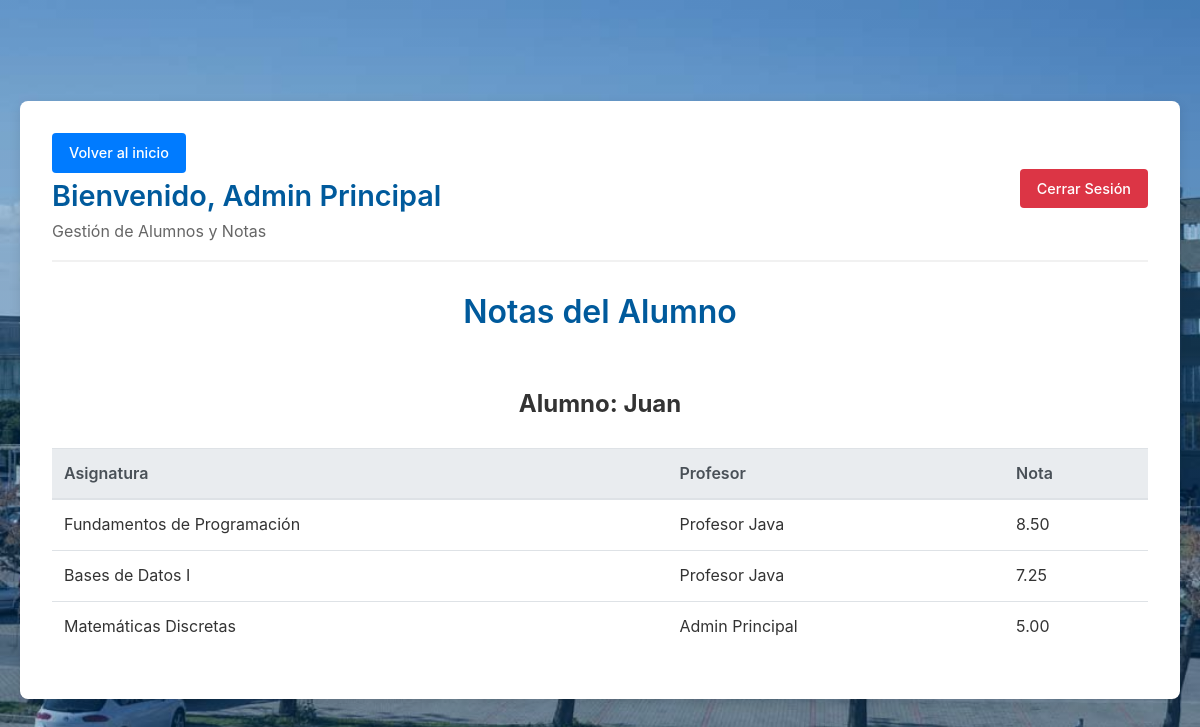
/view/ver_alumno.php?id=1 (signed in), run on the app's committed database.
### tables this page shows
CREATE TABLE IF NOT EXISTS tbl_alumnos (
    id INT AUTO_INCREMENT PRIMARY KEY,
    dni VARCHAR(15) NOT NULL UNIQUE,
    nombre VARCHAR(50) NOT NULL,
    apellido1 VARCHAR(50) NOT NULL,
    apellido2 VARCHAR(50),
    email VARCHAR(100) UNIQUE,
    fecha_nacimiento DATE NOT NULL
);

CREATE TABLE IF NOT EXISTS tbl_asignaturas (
    id INT AUTO_INCREMENT PRIMARY KEY,
    nombre VARCHAR(150) NOT NULL,
    id_grado INT NOT NULL,
    curso ENUM('1','2','3','4') NOT NULL,
    creditos INT DEFAULT 6
);

CREATE TABLE IF NOT EXISTS tbl_gestores (
    id INT AUTO_INCREMENT PRIMARY KEY,
    nombre VARCHAR(100) NOT NULL,
    email VARCHAR(100) NOT NULL UNIQUE,
    password VARCHAR(255) NOT NULL,
    rol ENUM('profesor','secretaria','direccion','administrador') DEFAULT 'profesor'
);

CREATE TABLE IF NOT EXISTS tbl_notas (
    id INT AUTO_INCREMENT PRIMARY KEY,
    id_alumno INT NOT NULL,
    id_asignatura INT NOT NULL,
    convocatoria ENUM('ordinaria','extraordinaria') NOT NULL,
    nota DECIMAL(4,2) NOT NULL
);

### view/ver_alumno.php (the view, shortened to what this page needs)
<?php
if (!isset($_SESSION['logeado']) || $_SESSION['logeado'] !== true) {
    header('Location: ./login.php');
    exit();
} else {
    if (!isset($_GET['id'])) {
        header('Location: ./index.php?error=Necesitas el id del alumno para ver sus notas');
        exit();
    } else {
        require_once '../conexion/connection.php';
        $id_alumno = $_GET['id'];
        $sql = "SELECT ta.nombre AS nombre, tas.nombre AS asignatura, tn.nota as nota, tg.nombre AS profesor FROM tbl_alumnos ta INNER JOIN tbl_notas tn ON ta.id = tn.id_alumno Inner Join tbl_asignaturas tas ON tn.id_asignatura = tas.id INNER JOIN tbl_profesor_asignatura tpa on tas.id = tpa.id_asignatura INNER JOIN tbl_gestores tg ON tpa.id_profesor = tg.id WHERE ta.id = ?";
        $stmt = $conn->prepare($sql);
        $stmt->execute([$id_alumno]);
        $alumno = $stmt->fetchAll(PDO::FETCH_ASSOC);
?>
        <!DOCTYPE html>
        <html lang="es">
        <head>
            <link rel="stylesheet" href="../css/style.css">
        </head>
        <body>
            <div class="dashboard-container">
                <div class="dashboard-header">
                    <div>
                        <a class="btn btn-primary" href="../index.php">Volver al inicio</a>
                        <h1>Bienvenido, <?php echo $_SESSION['user_nombre']; ?></h1>
                        <p>Gestión de Alumnos y Notas</p>
                    </div>
                    <div>
                        <a href="./proc/logout.php" class="btn btn-danger">Cerrar Sesión</a>
                    </div>
                </div>
                <h1>Notas del Alumno</h1>
                <?php if (count($alumno) > 0): ?>
                    <h2 class="centrar">Alumno: <?php echo htmlspecialchars($alumno[0]['nombre']); ?></h2>
                    <div class="table-responsive">
                        <table class="table">
                            <thead>
                                <tr>
                                    <th>Asignatura</th>
                                    <th>Profesor</th>
                                    <th>Nota</th>
                                </tr>
                            </thead>
                            <tbody>
                                <?php foreach ($alumno as $nota): ?>
                                    <tr>
                                        <td><?php echo htmlspecialchars($nota['asignatura']); ?></td>
                                        <td><?php echo htmlspecialchars($nota['profesor']); ?></td>
                                        <td><?php echo htmlspecialchars($nota['nota']); ?></td>
                                    </tr>
                                <?php endforeach; ?>
                            </tbody>
                        </table>
                    </div>
                <?php else: ?>
                    <p>No tiene notas registradas.</p>
                <?php endif; ?>
        </body>
        </html>
<?php
    }
}
?>

### css/style.css (style rules this page uses)
* { margin: 0; padding: 0; box-sizing: border-box; }
body { font-family: -apple-system, BlinkMacSystemFont, "Segoe UI", Roboto, Helvetica, Arial, sans-serif; color: #333; line-height: 1.6; background-color: #f4f7f6; background-image: linear-gradient(rgba(0, 90, 156, 0.3), rgba(0, 90, 156, 0.3)), url('../img/escuela.jpg'); background-size: cover; background-position: center center; background-repeat: no-repeat; background-attachment: fixed; display: flex; justify-content: center; align-items: center; min-height: 100vh; padding: 20px; }
.centrar { display: flex; justify-content: center; align-items: center; }
h1 { text-align: center; color: #005A9C; margin-bottom: 1.5rem; font-weight: 600; }
a { color: #007BFF; text-decoration: none; transition: color 0.3s ease; }
.dashboard-container { width: 100%; max-width: 1200px; background: #fff; border-radius: 8px; box-shadow: 0 4px 12px rgba(0, 0, 0, 0.1); padding: 2rem; margin: 2rem auto; display: flex; flex-direction: column; gap: 1.5rem; }
.dashboard-header { display: flex; justify-content: space-between; align-items: center; border-bottom: 2px solid #f1f1f1; padding-bottom: 1rem; flex-wrap: wrap; gap: 1rem; }
.dashboard-header h1 { margin: 0; text-align: left; font-size: 1.8rem; }
.dashboard-header p { color: #666; margin: 0; }
.btn { display: inline-block; padding: 0.5rem 1rem; border-radius: 4px; text-decoration: none; font-weight: 500; cursor: pointer; transition: background-color 0.2s; border: 1px solid transparent; font-size: 0.9rem; text-align: center; font-family: inherit; line-height: 1.5; vertical-align: middle; }
.btn-primary { background-color: #007BFF; color: white; }
.btn-danger { background-color: #dc3545; color: white; }
.table-responsive { overflow-x: auto; }
.table { width: 100%; border-collapse: collapse; margin-bottom: 1rem; background-color: transparent; }
.table th, .table td { padding: 0.75rem; vertical-align: top; border-top: 1px solid #dee2e6; text-align: left; }
.table th { vertical-align: bottom; border-bottom: 2px solid #dee2e6; background-color: #e9ecef; color: #495057; font-weight: 600; }
.table tbody tr { animation: fadeInUp 0.5s ease-out backwards; }
.table tbody tr:nth-child(1) { animation-delay: 0.1s; }
.table tbody tr:nth-child(2) { animation-delay: 0.2s; }
.table tbody tr:nth-child(3) { animation-delay: 0.3s; }

### data on the page
tbl_alumnos: nombre "Juan", tbl_asignaturas.nombre "Fundamentos de Programación", tbl_gestores.nombre "Profesor Java", tbl_notas.nota "8.50", tbl_asignaturas.nombre "Bases de Datos I", tbl_notas.nota "7.25", tbl_asignaturas.nombre "Matemáticas Discretas", tbl_gestores.nombre "Admin Principal", tbl_notas.nota "5.00"

### other printed values
$_SESSION['user_nombre'] "Admin Principal"
